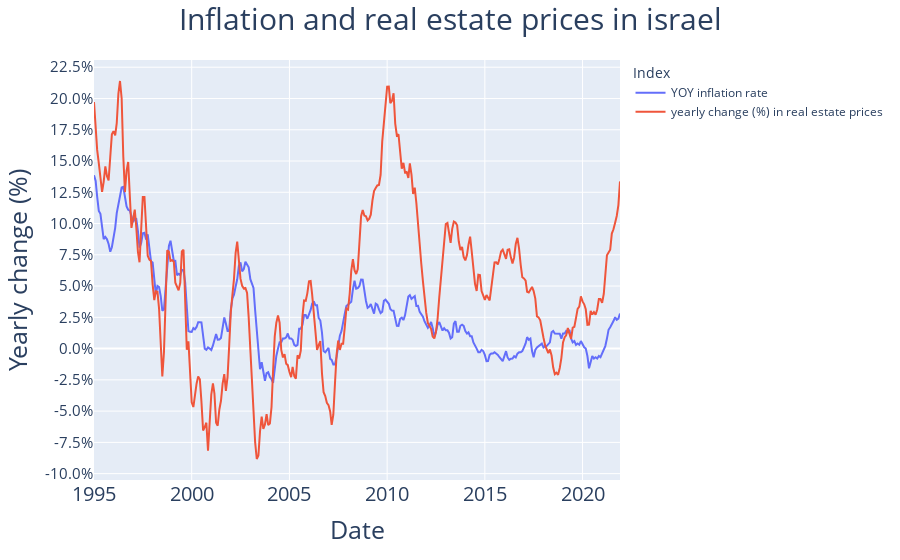

Write notebook code for a chart like this one.
### Code cell
# general line chart
df_for_fig = df.rename(columns={'inflation': 'YOY inflation rate', 'price_change': 'yearly change (%) in real estate prices'}).reset_index()
df_for_fig = pd.melt(df_for_fig,  id_vars=['dt'], value_vars=['YOY inflation rate', 'yearly change (%) in real estate prices'])
fig = px.line(df_for_fig, y="value", x='dt', color='variable')
fig.update_layout(xaxis_title='Date', yaxis_title='Yearly change (%)', )
fig.update_layout(title_text="Inflation and real estate prices in israel", title_x=0.5, titlefont=dict(size=30))
fig.update_layout(yaxis=dict(tickfont=dict(size=15),
                             tickvals=[x * 2.5 for x in range(-4, 10)],
                             ticktext=[str(round(x * 2.5, 1)) + '%' for x in range(-4, 10)],
                             titlefont=dict(size=25)))
fig.update_layout(xaxis=dict(tickfont=dict(size=20), titlefont=dict(size=25)))
fig.update_layout(legend=dict(title="Index"))
fig.show()

### Figure 1 — Plotly figure (JSON) as saved in the notebook; plotly's stock layout.template omitted (floating-point values rounded to 4 significant figures; data arrays with more than 128 entries replaced by an {"elided": "..."} marker saying what was removed)
{"data": [{"hovertemplate": "variable=YOY inflation rate<br>dt=%{x}<br>value=%{y}<extra></extra>", "legendgroup": "YOY inflation rate", "line": {"color": "#636efa", "dash": "solid"}, "mode": "lines", "name": "YOY inflation rate", "orientation": "v", "showlegend": true, "type": "scatter", "x": {"elided": "324 str values"}, "xaxis": "x", "y": {"elided": "324 float values"}, "yaxis": "y"}, {"hovertemplate": "variable=yearly change (%) in real estate prices<br>dt=%{x}<br>value=%{y}<extra></extra>", "legendgroup": "yearly change (%) in real estate prices", "line": {"color": "#EF553B", "dash": "solid"}, "mode": "lines", "name": "yearly change (%) in real estate prices", "orientation": "v", "showlegend": true, "type": "scatter", "x": {"elided": "324 str values"}, "xaxis": "x", "y": {"elided": "324 float values"}, "yaxis": "y"}], "layout": {"legend": {"title": {"text": "Index"}, "tracegroupgap": 0}, "margin": {"t": 60}, "title": {"font": {"size": 30}, "text": "Inflation and real estate prices in israel", "x": 0.5}, "xaxis": {"anchor": "y", "domain": [0, 1], "tickfont": {"size": 20}, "title": {"font": {"size": 25}, "text": "Date"}}, "yaxis": {"anchor": "x", "domain": [0, 1], "tickfont": {"size": 15}, "ticktext": ["-10.0%", "-7.5%", "-5.0%", "-2.5%", "0.0%", "2.5%", "5.0%", "7.5%", "10.0%", "12.5%", "15.0%", "17.5%", "20.0%", "22.5%"], "tickvals": [-10, -7.5, -5, -2.5, 0, 2.5, 5, 7.5, 10, 12.5, 15, 17.5, 20, 22.5], "title": {"font": {"size": 25}, "text": "Yearly change (%)"}}}}
